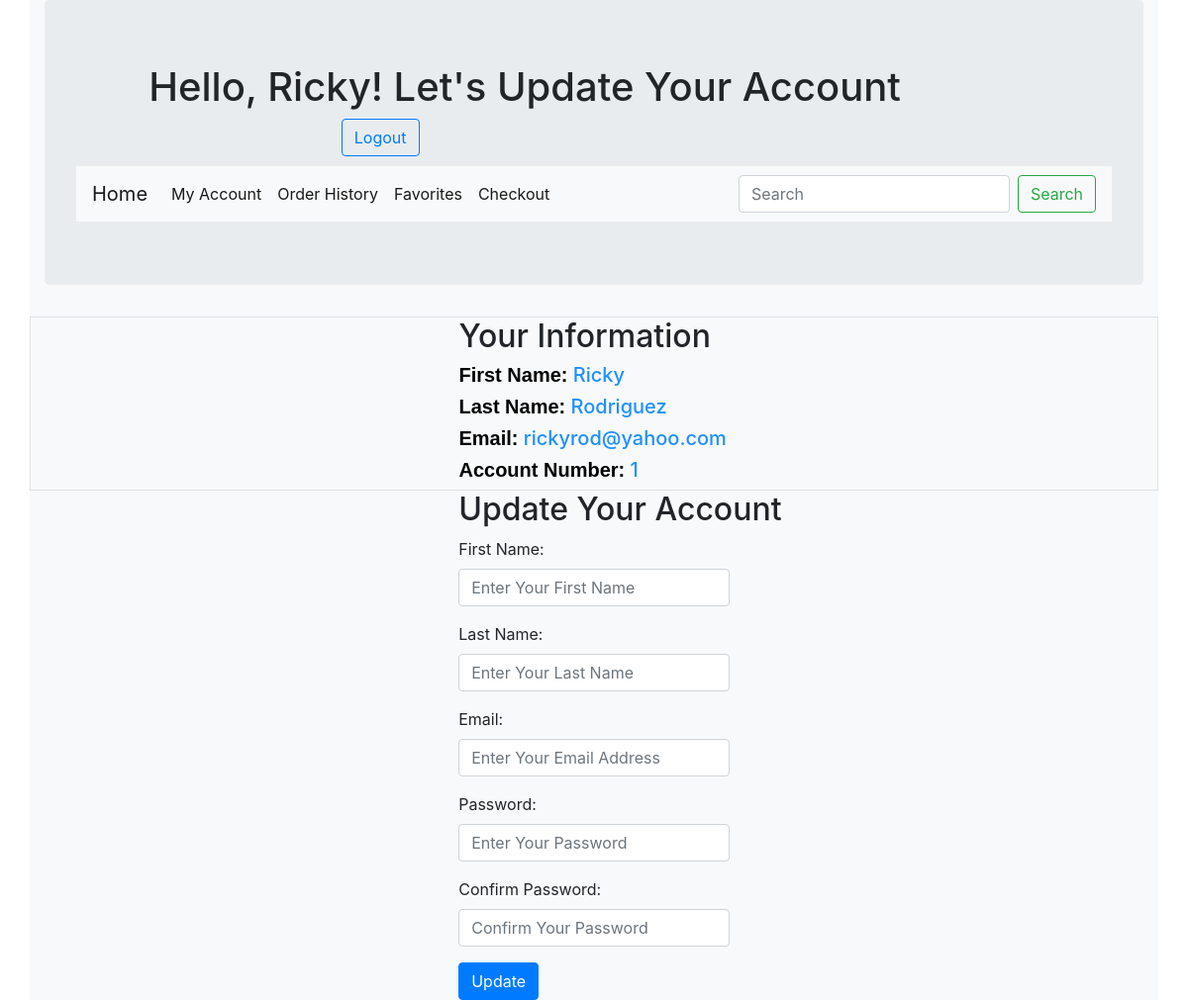
/myAccount (signed in), run on the app's committed database.
### home/models.py (models this page shows)
class User(models.Model):
    first_name = models.CharField(max_length=255)
    last_name = models.CharField(max_length=255)
    email = models.EmailField()
    password = models.CharField(max_length=255)
    created_at = models.DateTimeField(auto_now_add=True)
    updated_at = models.DateTimeField(auto_now=True)
    objects = UserManager()

### home/views.py (the view)
# urls.py: path('myAccount', views.myAccount),
def myAccount(request):
    context = {
        'user' : User.objects.get(id = request.session['user_id']),
    }
    return render(request, 'updateAccount.html', context)

### home/templates/updateAccount.html (shortened to what this page needs)
<!DOCTYPE html>
<html lang="en">
<head>
    <link rel="stylesheet" href="https://stackpath.bootstrapcdn.com/bootstrap/4.5.2/css/bootstrap.min.css">
    {% load static %}
    <link rel="stylesheet" type="text/css" href="{% static 'updateAccount.css' %}">
</head>
<body>
    <div class="container bg-light">
        <div class="jumbotron">
            <h1>Hello, {{ user.first_name }}! Let's Update Your Account<a href="/logout" class="btn btn-outline-primary">Logout</a></h1>
            <nav class="navbar navbar-expand-lg navbar-light bg-light">
                <a class="navbar-brand" href="/dashboard">Home</a>
                <div class="collapse navbar-collapse" id="navbarSupportedContent">
                  <ul class="navbar-nav mr-auto">
                    <li class="nav-item active">
                      <a class="nav-link" href="/myAccount">My Account <span class="sr-only">(current)</span></a>
                    </li>
                    <li class="nav-item active">
                      <a class="nav-link" href="/orderHistory">Order History</a>
                    </li>
                    <li class="nav-item active">
                        <a class="nav-link" href="/favorites">Favorites</a>
                      </li>
                    <li class="nav-item active">
                      <a class="nav-link" href="/checkout">Checkout</a>
                    </li>
                  </ul>
                  <form class="form-inline my-2 my-lg-0">
                    <input class="form-control mr-sm-2" type="search" placeholder="Search" aria-label="Search">
                    <button class="btn btn-outline-success my-2 my-sm-0" type="submit">Search</button>
                  </form>
                </div>
            </nav>
        </div>
        <div class="row border" id="info">
            <h2>Your Information</h2>
                <div class=""><h5><span>First Name:</span> {{ user.first_name }}</h5></div>
                <div class=""><h5><span>Last Name:</span> {{ user.last_name }}</h5></div>
                <div class=""><h5><span>Email:</span> {{ user.email }}</h5></div>
                <div class=""><h5><span>Account Number:</span> {{ user.id }}</h5></div>
        </div>
        <div class="row">
            <h2 id="account">Update Your Account</h2>
        </div>
        <div class="row" id="content">
            <form action="/updateInfo" method="POST">
                <div class="form-group">
                    <label for="first_name">First Name:</label>
                    <input type="text" class="form-control" name="first_name" id="first_name" placeholder="Enter Your First Name">
                </div>
                <div class="form-group">
                    <label for="last_name">Last Name:</label>
                    <input type="text" class="form-control" name="last_name" id="last_name" placeholder="Enter Your Last Name">
                </div>
                <div class="form-group">
                    <label for="email">Email:</label>
                    <input type="email" class="form-control" name="email" id="email" placeholder="Enter Your Email Address">
                </div>
                <div class="form-group">
                    <label for="password">Password:</label>
                    <input type="password" class="form-control" name="password" id="password" placeholder="Enter Your Password">
                </div>
                <div class="form-group">
                    <label for="confirm">Confirm Password:</label>
                    <input type="password" class="form-control" name="confirm" id="confirm" placeholder="Confirm Your Password">
                </div>
                <button type="submit" class="btn btn-primary">Update</button>
            </form>
        </div>
    </div>
</body>
</html>

### home/static/updateAccount.css (style rules this page uses)
h2 { margin-left: 38%; display: inline-block; }
span { font-family: Verdana, Geneva, Tahoma, sans-serif; font-weight: bold; color: black; }
h1 { margin-left: 7%; }
h1 a { margin-left: 20%; }
#info div { display: block; margin-left: 38%; }
#content form { margin-left: 38%; }
h5 { color: dodgerblue; }

### data on the page
User: first_name "Ricky", last_name "Rodriguez", email "rickyrod@yahoo.com", id "1"
